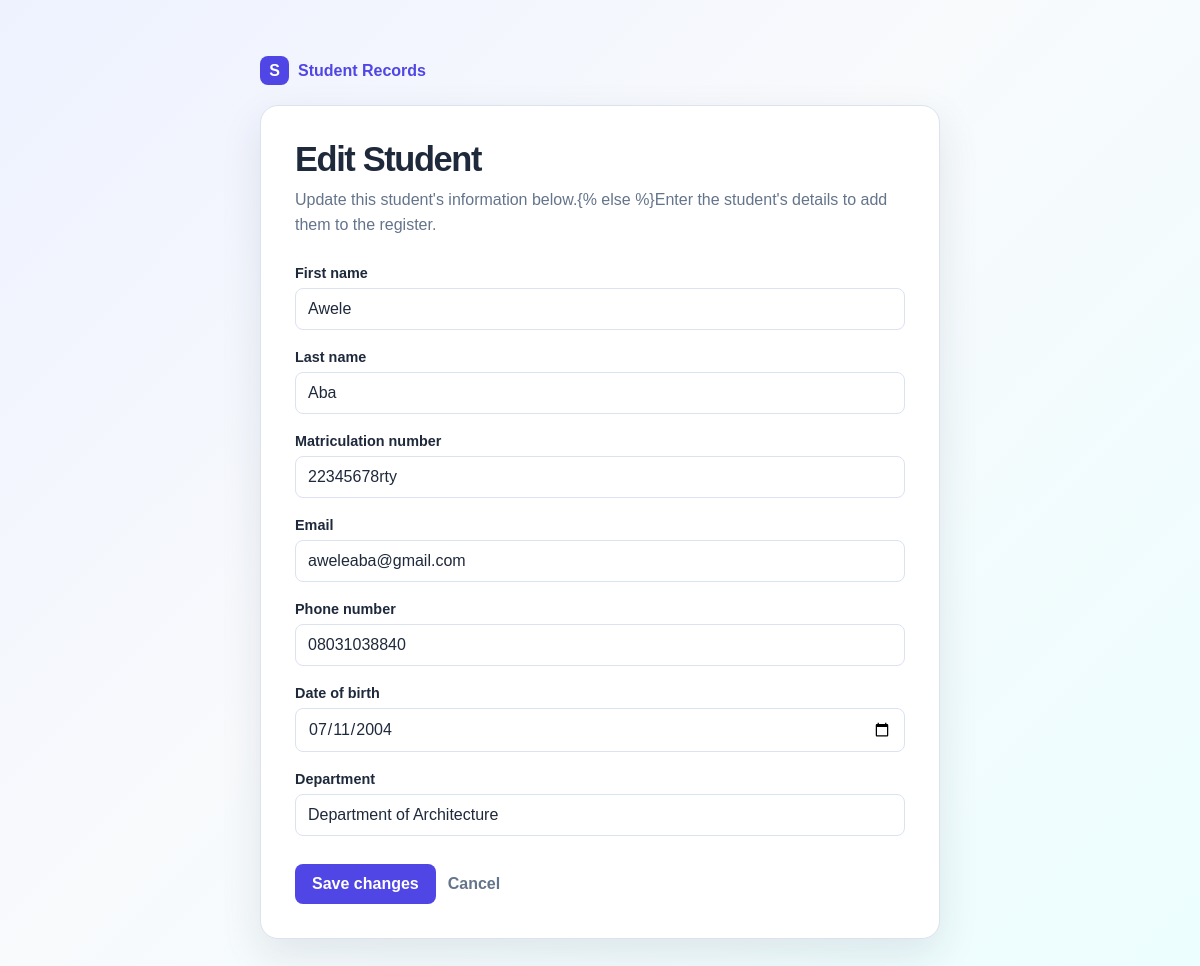
The page /students/3/edit/ (signed in) on the database its author committed.
### projectapp/models.py (models this page shows, shortened)
class Student(models.Model):
    matriculation_number = models.CharField(max_length=30, unique=True, null=True)
    first_name = models.CharField(max_length=50)
    last_name = models.CharField(max_length=50)
    email = models.EmailField(unique=True)
    phone_number = models.CharField(max_length=20, blank=True)
    date_of_birth = models.DateField(null=True, blank=True)
    department = models.CharField(max_length=100, blank=True)
    created_at = models.DateTimeField(auto_now_add=True)
    updated_at = models.DateTimeField(auto_now=True)
    class Meta:
        ordering = ["last_name", "first_name"]

### projectapp/views.py (the view)
# urls.py: path("students/<int:pk>/edit/", views.student_update, name="student_update"),
@login_required(login_url="student_login")
def student_update(request, pk):
    student = get_object_or_404(Student, pk=pk)
    if request.method == "POST":
        form = StudentForm(request.POST, instance=student)
        if form.is_valid():
            form.save()
            messages.success(request, "Student updated successfully.")
            return redirect("student_list")
    else:
        form = StudentForm(instance=student)
    return render(request, "students/custom_user_create.html", {
        "form": form,
        "student": student,
        "page_title": "Edit Student",
    })

### projectapp/forms.py
class StudentForm(forms.ModelForm):
    class Meta:
        model = Student
        fields = ["first_name", "last_name", "matriculation_number", "email", "phone_number", "date_of_birth", "department"]
        widgets = {
            "date_of_birth": forms.DateInput(attrs={"type": "date"}),
        }

### templates/students/custom_user_create.html (shortened to what this page needs)
<!doctype html>
<html lang="en">
  <head>
  </head>
  <body>
    <main class="page">
      <a class="brand" href="{% url 'student_list' %}"
        ><span class="brand-mark">S</span>Student Records</a
      >
      <section class="card">
        <h1>{{ page_title }}</h1>
        <p class="intro">
          {% if student %}Update this student's information below.{% else
          %}Enter the student's details to add them to the register.{% endif %}
        </p>
        <form method="post">
          {% for field in form %}
          <div class="field">
            <label for="{{ field.id_for_label }}">{{ field.label }}</label>
            {{ field }}
          </div>
          {% endfor %}
          <div class="actions">
            <button class="button" type="submit">
              {% if student %}Save changes{% else %}Add student{% endif %}</button
            ><a class="cancel" href="{% url 'student_list' %}">Cancel</a>
          </div>
        </form>
      </section>
    </main>
  </body>
</html>

### templates/students/custom_user_create.html (style rules this page uses)
:root { --primary: #4f46e5; --dark: #3730a3; --ink: #1e293b; --muted: #64748b; --line: #dbe3ef; }
* { box-sizing: border-box; }
body { margin: 0; min-height: 100vh; font-family: Arial, sans-serif; color: var(--ink); background: linear-gradient(135deg, #eef2ff, #f8fafc 45%, #ecfeff); }
.page { width: min(100% - 32px, 680px); margin: 56px auto; }
.brand { display: inline-flex; gap: 9px; align-items: center; margin-bottom: 20px; color: var(--primary); font-weight: 700; text-decoration: none; }
.brand-mark { display: grid; place-items: center; width: 29px; height: 29px; border-radius: 8px; color: white; background: var(--primary); }
.card { padding: 34px; border: 1px solid var(--line); border-radius: 18px; background: white; box-shadow: 0 16px 42px rgba(30, 41, 59, 0.1); }
h1 { margin: 0; font-size: clamp(1.7rem, 4vw, 2.15rem); letter-spacing: -0.04em; }
.intro { margin: 9px 0 27px; color: var(--muted); line-height: 1.55; }
.field { margin-bottom: 19px; }
label { display: block; margin-bottom: 7px; font-size: 0.9rem; font-weight: 700; }
input, select, textarea { width: 100%; padding: 11px 12px; border: 1px solid var(--line); border-radius: 8px; outline: none; color: var(--ink); font: inherit; }
.actions { display: flex; gap: 12px; align-items: center; margin-top: 28px; }
.button { padding: 11px 17px; border: 0; border-radius: 8px; color: white; background: var(--primary); cursor: pointer; font: inherit; font-weight: 700; }
.cancel { color: var(--muted); font-weight: 700; text-decoration: none; }

### rows shown on the page
Student: form "Awele" "Aba" "22345678rty" "aweleaba@gmail.com" "08031038840" "07/11/2004" "Department of Architecture"

### other values the page prints
{{ page_title }} "Edit Student"
{{ field.label }} "First name" "Last name" "Matriculation number" "Email" "Phone number" "Date of birth" "Department"
